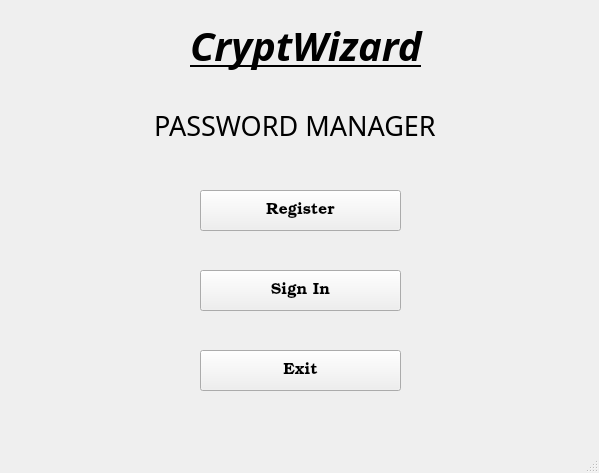
<?xml version="1.0" encoding="UTF-8"?>
<ui version="4.0">
 <class>MainWindow</class>
 <widget class="QMainWindow" name="MainWindow">
  <property name="geometry">
   <rect>
    <x>0</x>
    <y>0</y>
    <width>599</width>
    <height>473</height>
   </rect>
  </property>
  <property name="sizeIncrement">
   <size>
    <width>0</width>
    <height>0</height>
   </size>
  </property>
  <property name="font">
   <font>
    <pointsize>8</pointsize>
   </font>
  </property>
  <property name="windowTitle">
   <string>MainWindow</string>
  </property>
  <property name="autoFillBackground">
   <bool>false</bool>
  </property>
  <widget class="QWidget" name="centralwidget">
   <widget class="QLabel" name="pwd_manager_label">
    <property name="geometry">
     <rect>
      <x>140</x>
      <y>100</y>
      <width>321</width>
      <height>51</height>
     </rect>
    </property>
    <property name="sizeIncrement">
     <size>
      <width>0</width>
      <height>0</height>
     </size>
    </property>
    <property name="font">
     <font>
      <family>Baskerville Old Face</family>
      <pointsize>20</pointsize>
      <weight>50</weight>
      <italic>false</italic>
      <bold>false</bold>
      <underline>false</underline>
      <kerning>true</kerning>
     </font>
    </property>
    <property name="cursor">
     <cursorShape>IBeamCursor</cursorShape>
    </property>
    <property name="autoFillBackground">
     <bool>false</bool>
    </property>
    <property name="text">
     <string>  PASSWORD MANAGER</string>
    </property>
    <property name="textFormat">
     <enum>Qt::AutoText</enum>
    </property>
    <property name="scaledContents">
     <bool>false</bool>
    </property>
   </widget>
   <widget class="QPushButton" name="register_button">
    <property name="geometry">
     <rect>
      <x>200</x>
      <y>190</y>
      <width>201</width>
      <height>41</height>
     </rect>
    </property>
    <property name="font">
     <font>
      <family>Bookman Old Style</family>
      <pointsize>12</pointsize>
     </font>
    </property>
    <property name="text">
     <string>Register</string>
    </property>
   </widget>
   <widget class="QLabel" name="cryptwizard_label">
    <property name="geometry">
     <rect>
      <x>190</x>
      <y>20</y>
      <width>241</width>
      <height>51</height>
     </rect>
    </property>
    <property name="font">
     <font>
      <family>High Tower Text</family>
      <pointsize>30</pointsize>
      <weight>75</weight>
      <italic>true</italic>
      <bold>true</bold>
      <underline>true</underline>
     </font>
    </property>
    <property name="text">
     <string>CryptWizard</string>
    </property>
   </widget>
   <widget class="QPushButton" name="sign_in_button">
    <property name="geometry">
     <rect>
      <x>200</x>
      <y>270</y>
      <width>201</width>
      <height>41</height>
     </rect>
    </property>
    <property name="font">
     <font>
      <family>Bookman Old Style</family>
      <pointsize>12</pointsize>
     </font>
    </property>
    <property name="text">
     <string>Sign In</string>
    </property>
   </widget>
   <widget class="QPushButton" name="exit_button">
    <property name="geometry">
     <rect>
      <x>200</x>
      <y>350</y>
      <width>201</width>
      <height>41</height>
     </rect>
    </property>
    <property name="font">
     <font>
      <family>Bookman Old Style</family>
      <pointsize>12</pointsize>
     </font>
    </property>
    <property name="text">
     <string>Exit</string>
    </property>
   </widget>
  </widget>
  <widget class="QStatusBar" name="statusbar"/>
 </widget>
 <resources/>
 <connections/>
</ui>
